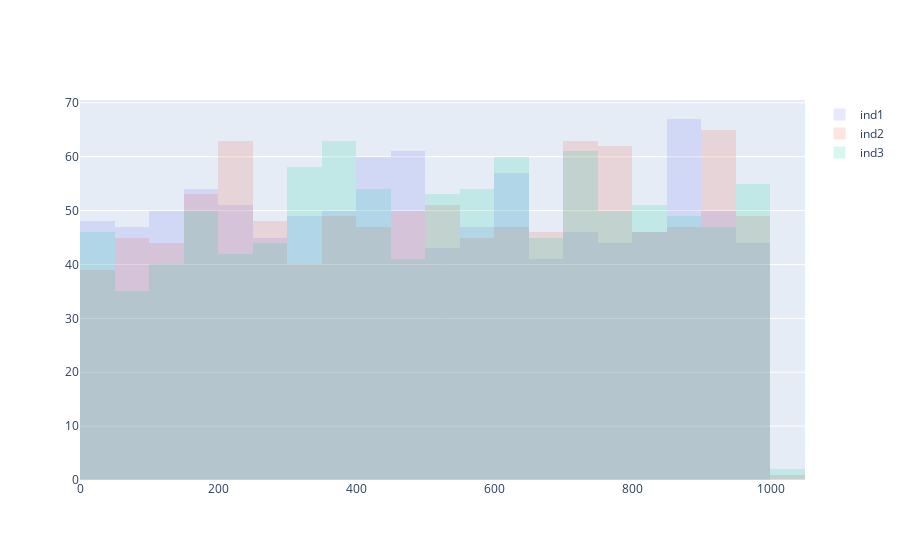

Write notebook code for a chart like this one.
### Code cell
import plotly.graph_objects as go
import numpy as np

fig = go.Figure()
fig.add_trace(go.Histogram(histfunc="count", x=data[0].to_list(), name="ind1"))
fig.add_trace(go.Histogram(histfunc="count", x=data[1].to_list(), name="ind2"))
fig.add_trace(go.Histogram(histfunc="count", x=data[2].to_list(), name="ind3"))

# Overlay histograms
fig.update_layout(barmode='overlay')
# Reduce opacity to see both histograms
fig.update_traces(opacity=0.15)
fig.show()

### Figure 1 — Plotly figure (JSON) as saved in the notebook; plotly's stock layout.template omitted (floating-point values rounded to 4 significant figures; data arrays with more than 128 entries replaced by an {"elided": "..."} marker saying what was removed)
{"data": [{"histfunc": "count", "name": "ind1", "opacity": 0.15, "type": "histogram", "x": {"elided": "1000 int values"}}, {"histfunc": "count", "name": "ind2", "opacity": 0.15, "type": "histogram", "x": {"elided": "1000 int values"}}, {"histfunc": "count", "name": "ind3", "opacity": 0.15, "type": "histogram", "x": {"elided": "1000 int values"}}], "layout": {"barmode": "overlay"}}
